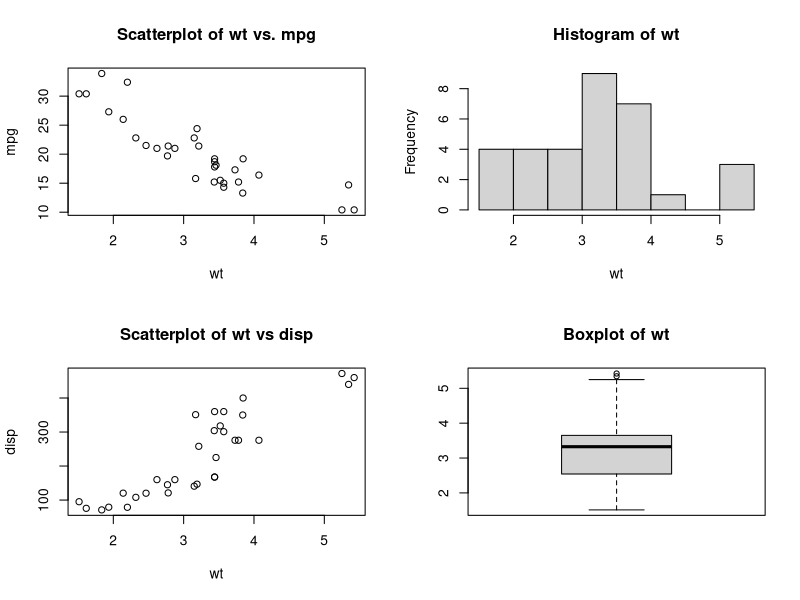

Write the R code that produced this figure.
attach(mtcars)
par(mfcol=c(2,2))
plot(wt,mpg, main="Scatterplot of wt vs. mpg")
plot(wt,disp, main="Scatterplot of wt vs disp")
hist(wt, main="Histogram of wt")
boxplot(wt, main="Boxplot of wt")